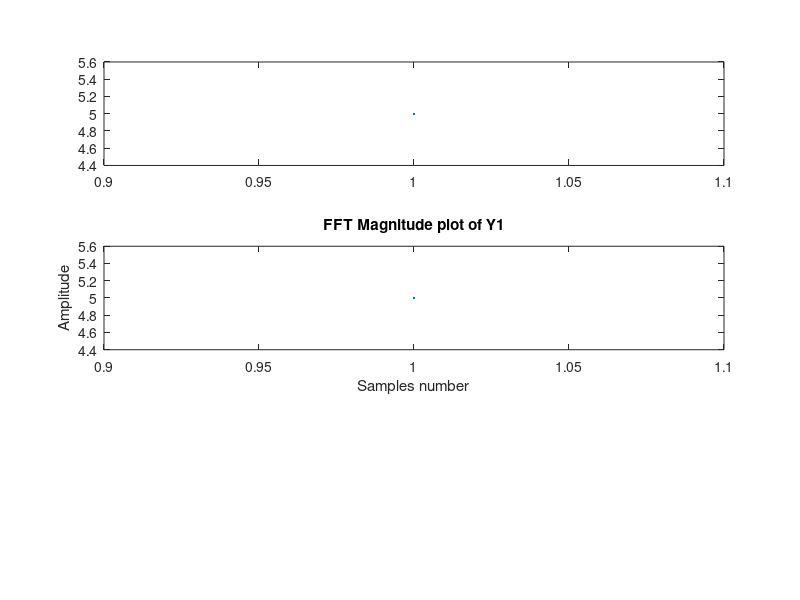
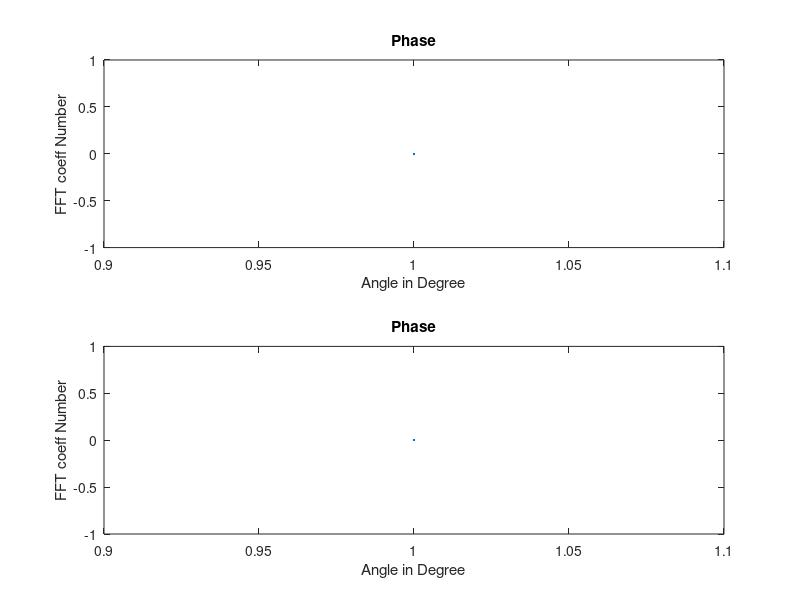

Source code (MATLAB) for these figures, in order:
clear all;
close all;
clc;
x= input('Enter the sequence: ');
n=length(x);
x1(1)=x(1);
k=n+2;
for i=2:n
    x1(i)=x(k-i);
end
y=fft(x);
disp(y);
subplot(3,1,1);
plot(abs(y));
y1=fft(x1);
disp(y1);
subplot(3,1,2);
title('FFT Magnitude PLot of Y');
xlabel('Sample Number');
ylabel('Amplitude');
plot(abs(y1));
title('FFT Magnitude plot of Y1');
xlabel('Samples number');
ylabel('Amplitude');

figure;
subplot(2,1,1);
plot(angle(y)*180/pi);
title('Phase');
xlabel("Angle in Degree");
ylabel("FFT coeff Number");
subplot(2,1,2);
plot(angle(y1)*180/pi);
title('Phase');
xlabel('Angle in Degree');
ylabel('FFT coeff Number');